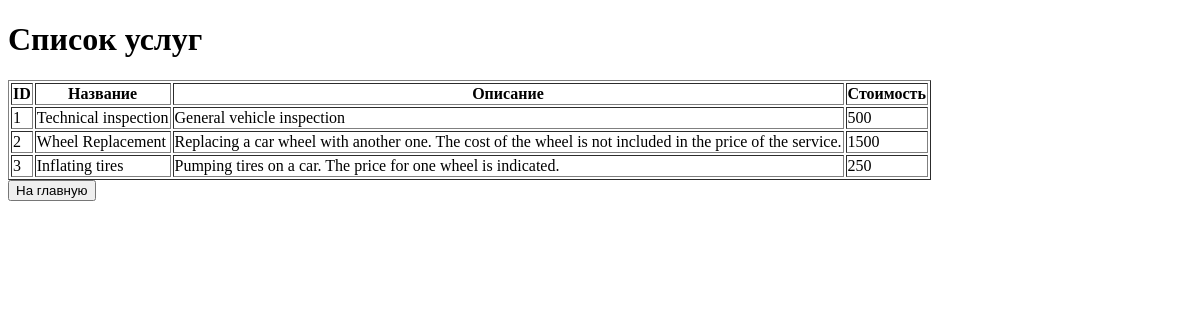
The page /apache-php/src/services.php on the database its author committed.
### tables this page shows
CREATE TABLE IF NOT EXISTS services (
    ID INT(10) NOT NULL AUTO_INCREMENT,
    title VARCHAR(255) NOT NULL,
    description TEXT NOT NULL,
    cost INT(10) NOT NULL,
    PRIMARY KEY (ID)
    ) DEFAULT CHARSET=utf8mb4;

### apache-php/src/application/core/session_reader.php (called while the page is built, shortened)
<?php
$language = $_SESSION["language"];
?>

### apache-php/src/application/core/localizator.php (called while the page is built, shortened)
<?php
function getLocalizedText($textID, $lan) {
    $text = texts[$textID][$lan];
    if (isset($text)) return $text;
    else return ("placeholder " . $textID);
}
?>

### apache-php/src/application/core/functions.php (called while the page is built, shortened)
<?php
function openMysqli(): mysqli
{
    return new mysqli(
        host, dbUser, password, db
    );
}

### apache-php/src/application/models/service.php (called while the page is built, shortened)
<?php
require_once("application/core/functions.php");
class Service extends Model {
    private $database;
    public function __construct() {
        $this->database = openMysqli();
    }
    public function get_all() {
        $stmt = $this->database->prepare("SELECT * FROM services");
        $stmt->execute();
        $result = $stmt->get_result();
        $data = [];
        if ($result) {
            while ($row = $result->fetch_assoc()) {
                $data[] = $row;
            }
        }
        return $data;
    }
}
?>

### apache-php/src/services.php (the view, shortened to what this page needs)
<?php
require_once 'application/core/session_reader.php';
require_once 'application/core/localizator.php';
require_once "application/models/service.php";
$serviceModel = new Service();
$services = $serviceModel->get_all();
?>
<!DOCTYPE html>
<html lang="en">
<head>
</head>
<body>
<h1><?php echo htmlspecialchars(getLocalizedText("service-page-header", $language)); ?></h1>
<table border="1">
    <tr>
        <th>ID</th>
        <th><?php echo htmlspecialchars(getLocalizedText("service-title", $language)); ?></th>
        <th><?php echo htmlspecialchars(getLocalizedText("service-desc", $language)); ?></th>
        <th><?php echo htmlspecialchars(getLocalizedText("service-cost", $language)); ?></th>
    </tr>
    <?php foreach ($services as $row): ?>
        <tr>
            <td><?php echo htmlspecialchars($row['ID']); ?></td>
            <td><?php echo htmlspecialchars($row['title']); ?></td>
            <td><?php echo htmlspecialchars($row['description']); ?></td>
            <td><?php echo htmlspecialchars($row['cost']); ?></td>
        </tr>
    <?php endforeach; ?>
</table>
<a href="index.html"><button><?php echo htmlspecialchars(getLocalizedText("to_mainpage", $language)); ?></button></a>
</body>
</html>

### rows shown on the page
services: ID "1", title "Technical inspection", description "General vehicle inspection", cost "500"
services: ID "2", title "Wheel Replacement", description "Replacing a car wheel with another one. The cost of the wheel is not included in the price of the service.", cost "1500"
services: ID "3", title "Inflating tires", description "Pumping tires on a car. The price for one wheel is indicated.", cost "250"

### other values the page prints
getLocalizedText("service-page-header", $language) "Список услуг"
getLocalizedText("service-title", $language) "Название"
getLocalizedText("service-desc", $language) "Описание"
getLocalizedText("service-cost", $language) "Стоимость"
getLocalizedText("to_mainpage", $language) "На главную"
